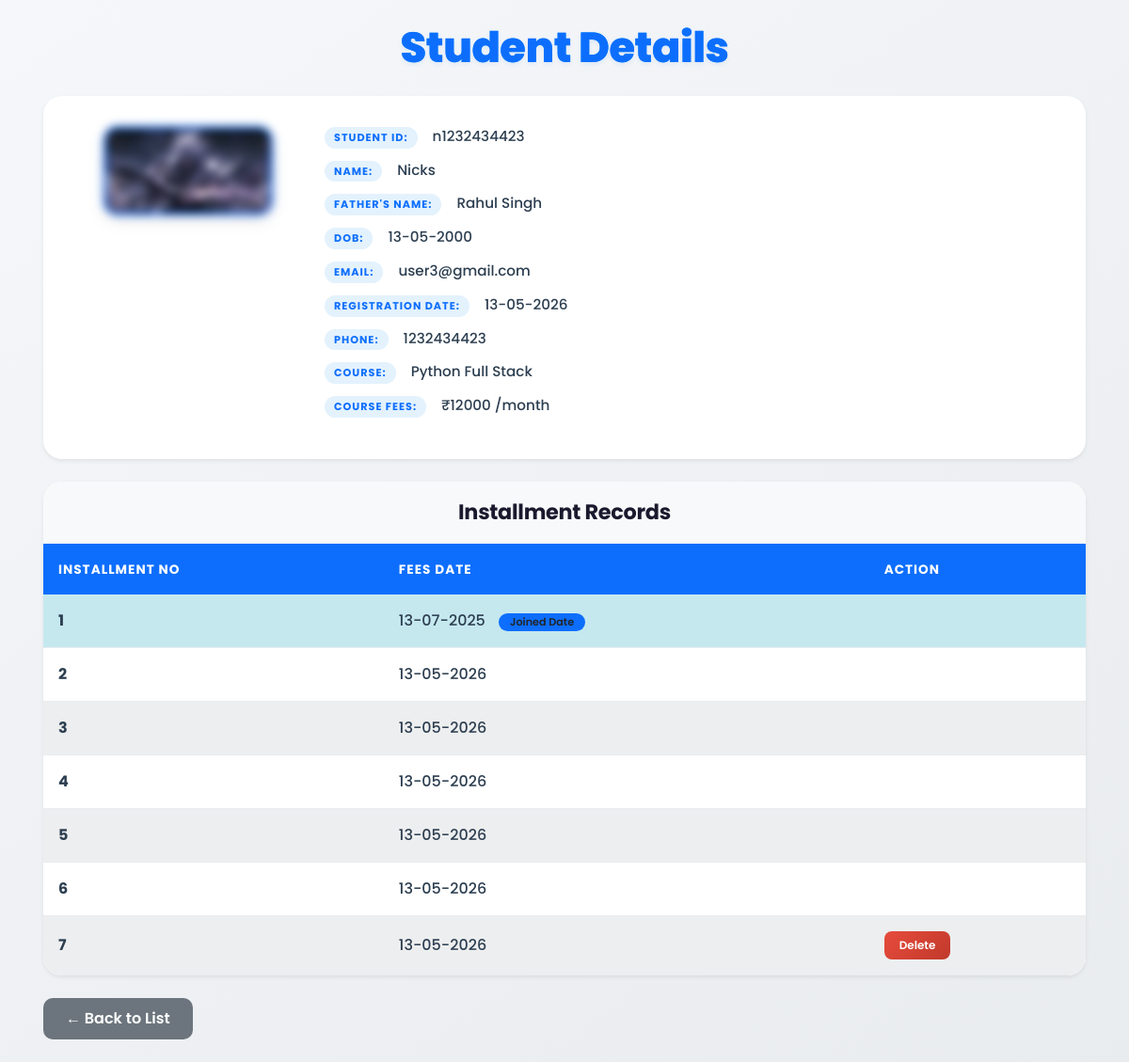
Screenshot of /student/1/ with the database file from the repository.
### fees/models.py (models this page shows, shortened)
class Student(models.Model):
    COURSE_NAME=[
        ('python','Python Full Stack '),
        ('wd','Web Development'),
        ('olevel','O Level'),
        ('adca','ADCA'),
        ('dca','DCA')
    ]
    COURSE_FEES = {
        'python': 12000,
        'wd': 3000,
        'olevel': 1200,
        'adca':500,
        'dca':500
    }
    student_name=models.CharField(max_length=100)
    father_name=models.CharField(max_length=100)
    dob=models.DateField(blank=False)
    email=models.EmailField(max_length=50,unique=True)
    registration_date=models.DateField(auto_now_add=True,blank=False)
    phone_number=models.CharField(max_length=10)
    Student_id=models.CharField(max_length=100,unique=True)
    fees_date=models.DateField(blank=False)
    course_name=models.CharField(max_length=50,choices=COURSE_NAME)
    course_fees=models.CharField()
    installment_no=models.CharField(max_length=12)
    student_img=models.ImageField(upload_to='student_photo/')

class Installment(models.Model):
    student = models.ForeignKey(Student, on_delete=models.CASCADE, related_name='installments')
    installment_no = models.PositiveIntegerField()
    fees_date = models.DateField()

### fees/views.py (the view)
# urls.py: path('student/<int:pk>/', views.student_detail, name='student_detail'),
def student_detail(request, pk):
    student = get_object_or_404(Student, pk=pk)
    installments = student.installments.all().order_by('installment_no')
    max_installment = installments.order_by('-installment_no').first()
    return render(request, 'details.html', {
        'student': student,
        'installments': installments,
        'max_installment': max_installment
    })

### templates/details.html (shortened to what this page needs)
{% load static %}
<!DOCTYPE html>
<html lang="en">
<head>
  <link rel="stylesheet" href="{% static 'css/bootstrap.css' %}">
</head>
</head>
<body class="bg-light">
<div class="container py-4">
    <h1 class="mb-4 text-primary text-center"> Student Details</h1>
    <div class="card shadow-sm mb-4">
        <div class="card-body">
            <div class="row g-4">
                <div class="col-md-3 text-center">
                    <img src="{{ student.student_img.url }}" alt="Student Photo" class="student-photo" style="filter: blur(5px);">
                </div>
                <div class="col-md-4">
                    <p><span class="info-label">Student ID:</span> {{ student.Student_id }}</p>
                    <p><span class="info-label">Name:</span> {{ student.student_name|title }}</p>
                    <p><span class="info-label">Father's Name:</span> {{ student.father_name|title }}</p>
                    <p><span class="info-label">DOB:</span> {{ student.dob|date:"d-m-Y" }}</p>
                    <p><span class="info-label">Email:</span> {{ student.email }}</p>
                    <p><span class="info-label">Registration Date:</span> {{ student.registration_date|date:"d-m-Y" }}</p>
                    <p><span class="info-label">Phone:</span> {{ student.phone_number }}</p>
                    <p><span class="info-label">Course:</span> {{ student.get_course_name_display|title }}</p>
                    <p><span class="info-label">Course Fees:</span> ₹{{ student.course_fees }} /month</p>
                </div>
            </div>
        </div>
    </div>
    <div class="card shadow-sm">
    <div class="card-header text-center" style="font-size: 1.5rem; font-weight: bold;">
        Installment Records
    </div>
    <div class="card-body p-0">
        <table class="table table-striped table-hover mb-0">
            <thead class="table-dark">
                <tr>
                    <th>Installment No</th>
                    <th>Fees Date</th>
                    <th>Action</th>
                </tr>
            </thead>
            <tbody>
                {% for inst in installments %}
                <tr {% if forloop.first %} class="table-info" {% endif %}>
                    <td>{{ inst.installment_no }}</td>
                    <td>
                        {{ inst.fees_date|date:"d-m-Y" }}
                        {% if forloop.first %}
                            <span class="badge bg-info text-dark">Joined Date</span>
                        {% endif %}
                    </td>
                    <td>
                        {% if inst.id == max_installment.id %}
                        <button class="btn btn-danger btn-sm"
                            onclick="deleteInstallment({{ inst.id }})">Delete</button>
                        {% endif %}
                    </td>
                </tr>
                {% empty %}
                <tr>
                    <td colspan="3" class="text-center text-muted">No installment records found</td>
                </tr>
                {% endfor %}
            </tbody>
        </table>
    </div>
</div>
    <div class="mt-4">
        <a href="{% url 'defaulter' %}" class="btn btn-secondary">← Back to List</a>
    </div>
</div>
</body>
</html>

### templates/details.html (style rules this page uses)
* { margin: 0; padding: 0; box-sizing: border-box; }
body { background: linear-gradient(145deg, #f5f7fa 0%, #e9ecef 100%); font-family: 'Poppins', sans-serif; min-height: 100vh; position: relative; }
.container { position: relative; z-index: 1; padding: 2rem 1rem; }
h1.text-primary { background: linear-gradient(135deg, #0d6efd, #0099ff, #0d6efd); -webkit-background-clip: text; background-clip: text; color: transparent; font-weight: 800; font-size: 2.8rem; letter-spacing: -0.5px; margin-bottom: 2rem; text-align: center; text-shadow: 0 2px 5px rgba(13, 110, 253, 0.1); }
.card { background: white; border-radius: 20px; border: none; box-shadow: 0 10px 30px rgba(0, 0, 0, 0.1); transition: all 0.3s ease; overflow: hidden; }
.card-body { padding: 2rem; }
.student-photo { max-width: 180px; height: auto; border-radius: 15px; border: 3px solid #0d6efd; transition: all 0.3s ease; filter: blur(5px); box-shadow: 0 5px 15px rgba(0, 0, 0, 0.1); }
.info-label { font-weight: 700; color: #0d6efd; text-transform: uppercase; font-size: 0.7rem; letter-spacing: 1px; display: inline-block; margin-right: 8px; background: #e3f2fd; padding: 3px 10px; border-radius: 20px; }
.card-body p { color: #2c3e50; font-weight: 500; margin-bottom: 12px; font-size: 0.95rem; display: flex; align-items: baseline; flex-wrap: wrap; gap: 8px; }
.card-header { background: #f8f9fa; border-bottom: 2px solid #0d6efd; font-size: 1.4rem !important; font-weight: 700 !important; text-align: center; padding: 1rem; color: #1a1a2e; letter-spacing: -0.3px; }
.table { margin-bottom: 0; background: white; }
.table thead th { background: #0d6efd; color: white; font-weight: 700; font-size: 0.85rem; text-transform: uppercase; letter-spacing: 1px; padding: 1rem; border-bottom: none; }
.table tbody tr { transition: all 0.2s ease; border-bottom: 1px solid #e9ecef; }
.table tbody tr td { padding: 1rem; vertical-align: middle; font-weight: 500; color: #2c3e50 !important; background: white; }
.table-info { background: #e3f2fd !important; }
.table-info td { background: #e3f2fd !important; color: #0d6efd !important; font-weight: 600; }
.badge.bg-info { background: #0d6efd !important; color: white; padding: 4px 12px; border-radius: 20px; font-weight: 600; font-size: 0.7rem; margin-left: 10px; }
.btn-danger { background: linear-gradient(135deg, #e74c3c, #c0392b); border: none; border-radius: 8px; padding: 6px 16px; font-weight: 600; font-size: 0.75rem; transition: all 0.2s ease; color: white; }
.btn-secondary { background: #6c757d; border: none; border-radius: 10px; padding: 10px 24px; font-weight: 600; color: white; transition: all 0.2s ease; }
.card { animation: fadeInUp 0.4s ease forwards; }
.card:first-of-type { animation-delay: 0.1s; }
.table tbody tr { animation: fadeInUp 0.3s ease forwards; opacity: 0; animation-delay: calc(var(--order, 0) * 0.05s); }
.table tbody tr:nth-child(1) { --order: 1; }
.table tbody tr:nth-child(2) { --order: 2; }
.table tbody tr:nth-child(3) { --order: 3; }
.table tbody tr:nth-child(4) { --order: 4; }
.table tbody tr:nth-child(5) { --order: 5; }
.table tbody tr:nth-child(6) { --order: 6; }
.table-striped tbody tr:nth-of-type(odd) td { background-color: #fafbfc; }
.table tbody tr td:first-child { font-weight: 700; color: #0d6efd; }

### rows the page displays
Student: student_img (picture), Student_id "n1232434423", student_name "Nicks", father_name "Rahul Singh", dob "13-05-2000", email "user3@gmail.com", registration_date "13-05-2026", phone_number "1232434423", course_name "Python Full Stack", course_fees "12000"
Installment: installment_no "1", fees_date "13-07-2025", shows "Joined Date"
Installment: installment_no "2", fees_date "13-05-2026"
Installment: installment_no "3", fees_date "13-05-2026"
Installment: installment_no "4", fees_date "13-05-2026"
Installment: installment_no "5", fees_date "13-05-2026"
Installment: installment_no "6", fees_date "13-05-2026"
Installment: installment_no "7", fees_date "13-05-2026"
